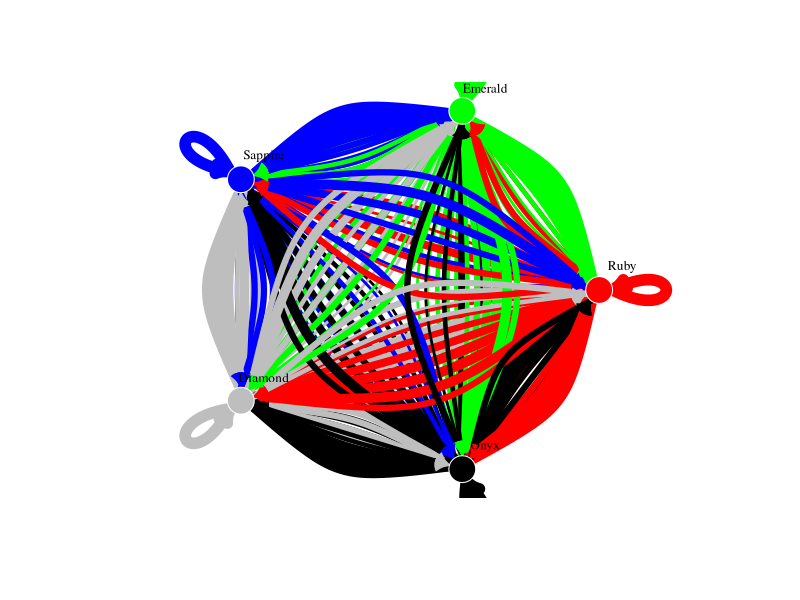
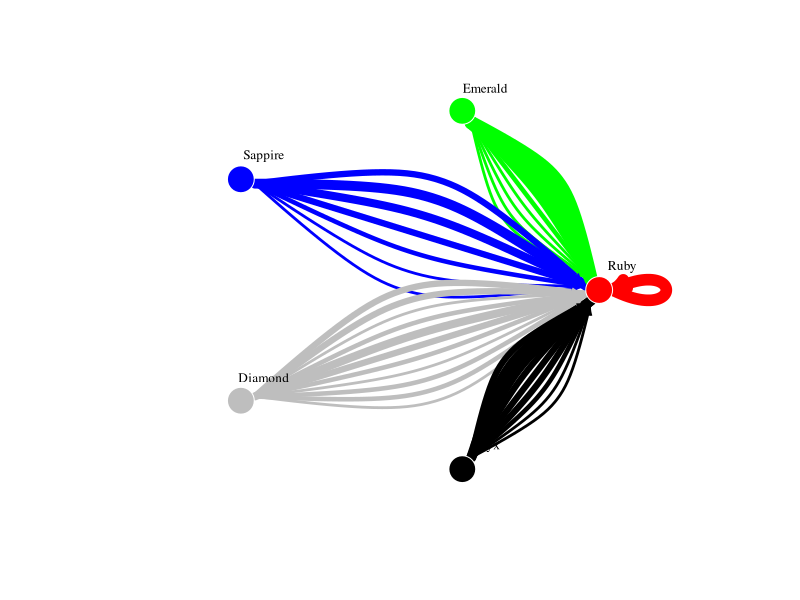
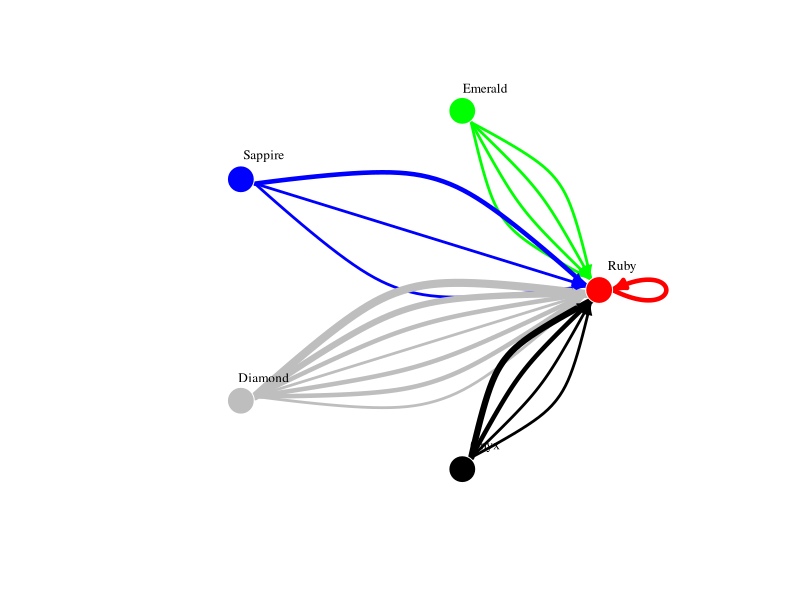
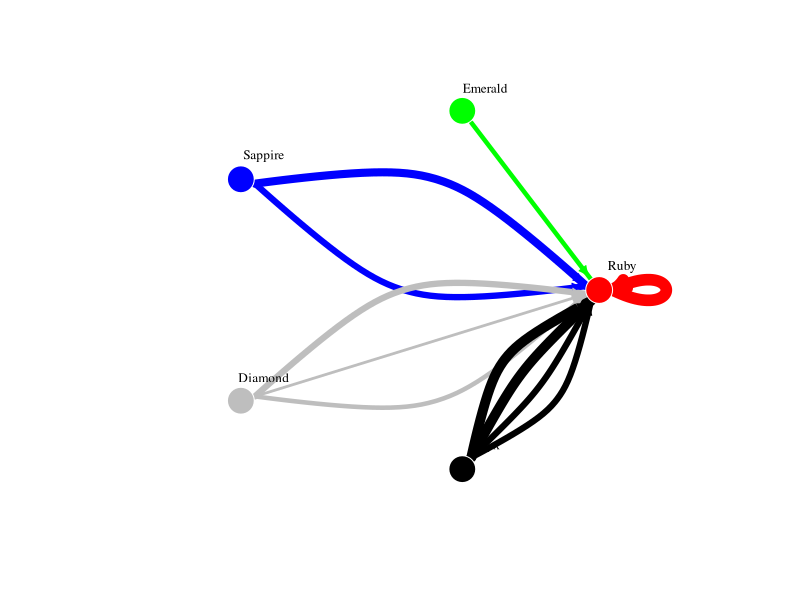
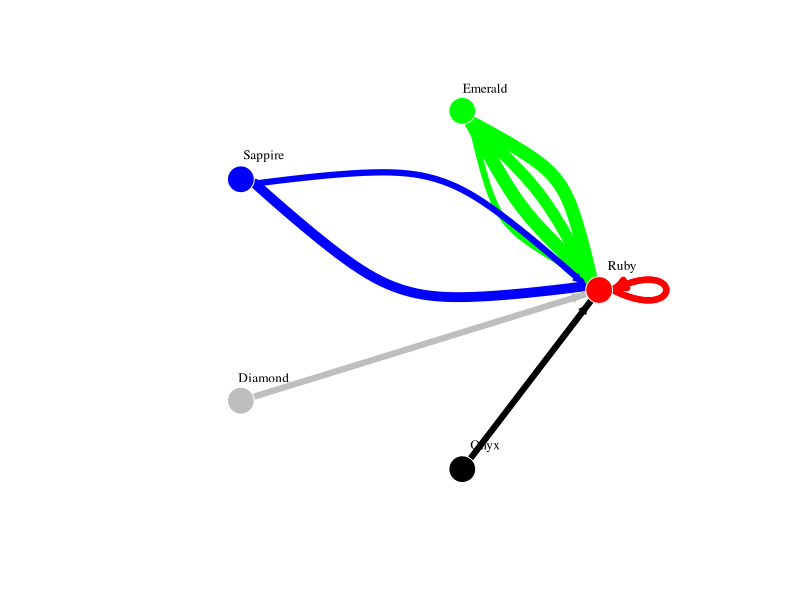
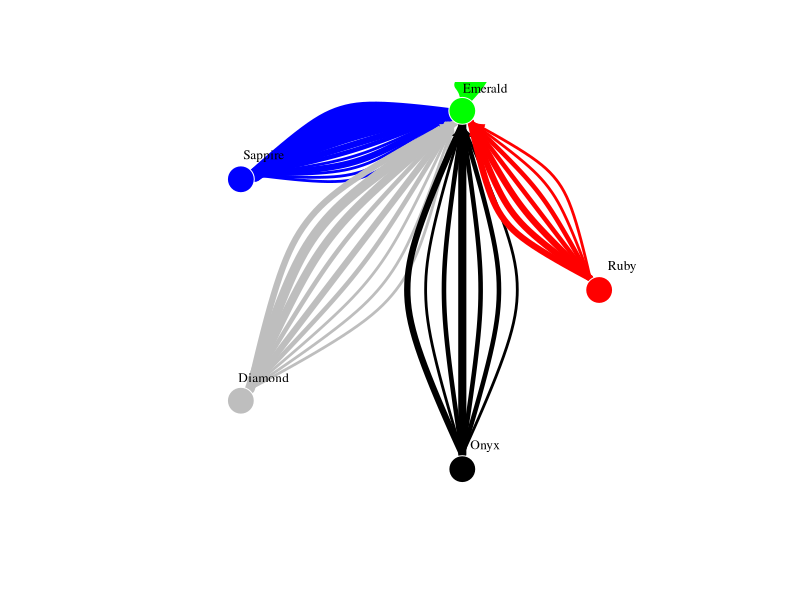
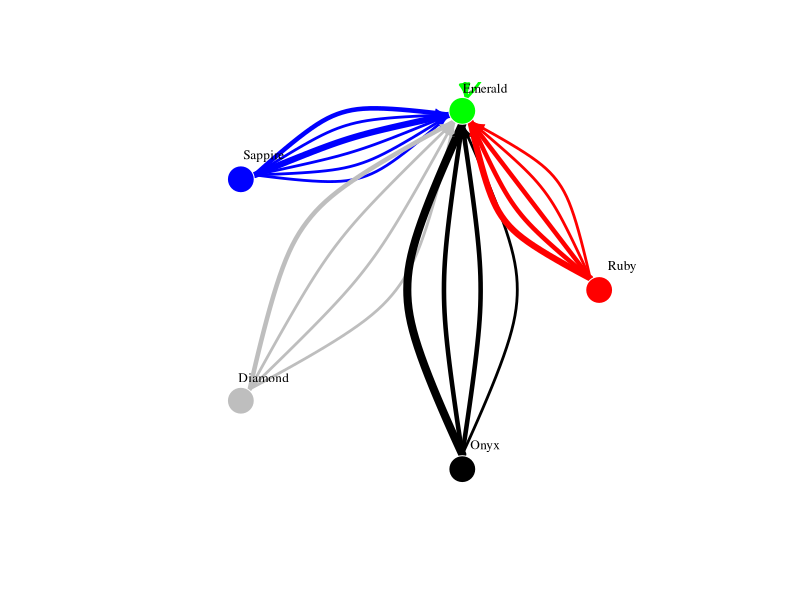
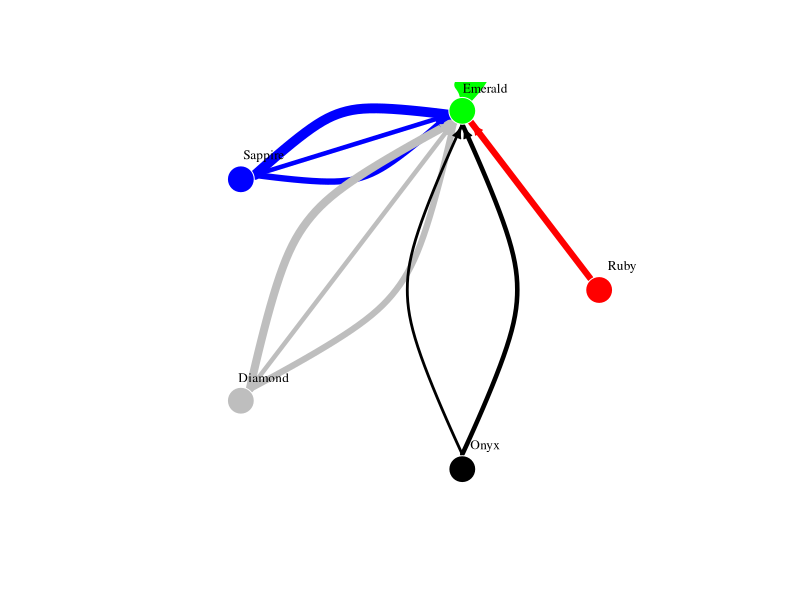

Reproduce these figures in R, in order.
library(igraph)
library(tidyverse)

# csv file is modifed from following source
# https://docs.google.com/spreadsheets/d/15ghp8rJ_vdVgxZIVJGawAYQXRMZSVHJYpZRfQUplAhE/htmlview

d1 = read.csv('card.csv') %>% as_tibble()

# https://stackoverflow.com/a/41585689

d2 = d1 %>% map_dfc(function(x){x[is.na(x)] <- 0; x})

g1 = make_empty_graph(5) %>%
  set_vertex_attr('label', value = c('Ruby', 'Emerald', 'Sappire', 'Diamond', 'Onyx')) %>%
  set_vertex_attr('color', value = c('red', 'green', 'blue', 'gray', 'black'))

plotTokenToDevelopGraph = function(d1, merge_edge = F){

  g1 = make_empty_graph(5) %>%
    set_vertex_attr('label', value = c('Ruby', 'Emerald', 'Sappire', 'Diamond', 'Onyx')) %>%
    set_vertex_attr('color', value = c('red', 'green', 'blue', 'gray', 'black'))

  for (index in 1:nrow(d1)) {
    row = d1[index,]
    
    dest = NULL
    if (row$develop == 'ruby') {
      dest = 1
    } else if (row$develop == 'emerald') {
      dest = 2
    } else if (row$develop == 'sappire') {
      dest = 3
    } else if (row$develop == 'diamond') {
      dest = 4
    } else if (row$develop == 'onyx') {
      dest = 5
    }
    
    if (merge_edge) {

      if (row$token_ruby > 0) {
        if (length(incident(g1, 1, c('out'))) == 0) {
          g1 = add_edges(g1, c(1, dest), color = 'red', weight = row$token_ruby, loop.angle = 0)
        } else {
          eg = incident(g1, 1, c('out'))[1]
          eg$
          g1 = add_edges(g1, c(1, dest), color = 'red', weight = row$token_ruby, loop.angle = 0)
        }
      }
      
    } else {

      if (row$token_ruby > 0) {
        g1 = add_edges(g1, c(1, dest), color = 'red', weight = row$token_ruby, loop.angle = 0)
      }
      
      if (row$token_emerald > 0) {
        g1 = add_edges(g1, c(2, dest), color = 'green', weight = row$token_emerald, loop.angle = pi*0.4*4)
      }
      
      if (row$token_sappire > 0) {
        g1 = add_edges(g1, c(3, dest), color = 'blue', weight = row$token_sappire, loop.angle = pi*0.4*3)
      }
      
      if (row$token_diamond > 0) {
        g1 = add_edges(g1, c(4, dest), color = 'gray', weight = row$token_diamond, loop.angle = pi*0.4*2)
      }
      
      if (row$token_onyx > 0) {
        g1 = add_edges(g1, c(5, dest), color = 'black', weight = row$token_onyx, loop.angle = pi*0.4*1)
      }
    }
  }
  
  plot(g1, 
       layout = layout_in_circle(g1),
       vertex.size=15,
       vertex.color=V(g1)$color,
       vertex.frame.color='white',
       vertex.label.color='black',
       vertex.label.cex=0.8,
       vertex.label.dist=2.5,
       edge.arrow.mode=2,
       edge.arrow.size=0.7,
       edge.width = E(g1)$weight * 1.7 + 1)
}

plotTokenToDevelopGraph(d2)

plotTokenToDevelopGraph(d2[d2$develop == 'ruby', ])
plotTokenToDevelopGraph(d2[d2$level == 1 & d2$develop == 'ruby', ])
plotTokenToDevelopGraph(d2[d2$level == 2 & d2$develop == 'ruby', ])
plotTokenToDevelopGraph(d2[d2$level == 3 & d2$develop == 'ruby', ])

plotTokenToDevelopGraph(d2[d2$develop == 'emerald', ])
plotTokenToDevelopGraph(d2[d2$level == 1 & d2$develop == 'emerald', ])
plotTokenToDevelopGraph(d2[d2$level == 2 & d2$develop == 'emerald', ])
plotTokenToDevelopGraph(d2[d2$level == 3 & d2$develop == 'emerald', ])

plotTokenToDevelopGraph(d2[d2$develop == 'sappire', ])
plotTokenToDevelopGraph(d2[d2$level == 1 & d2$develop == 'sappire', ])
plotTokenToDevelopGraph(d2[d2$level == 2 & d2$develop == 'sappire', ])
plotTokenToDevelopGraph(d2[d2$level == 3 & d2$develop == 'sappire', ])

plotTokenToDevelopGraph(d2[d2$develop == 'diamond', ])
plotTokenToDevelopGraph(d2[d2$level == 1 & d2$develop == 'diamond', ])
plotTokenToDevelopGraph(d2[d2$level == 2 & d2$develop == 'diamond', ])
plotTokenToDevelopGraph(d2[d2$level == 3 & d2$develop == 'diamond', ])

plotTokenToDevelopGraph(d2[d2$develop == 'onyx', ])
plotTokenToDevelopGraph(d2[d2$level == 1 & d2$develop == 'onyx', ])
plotTokenToDevelopGraph(d2[d2$level == 2 & d2$develop == 'onyx', ])
plotTokenToDevelopGraph(d2[d2$level == 3 & d2$develop == 'onyx', ])

